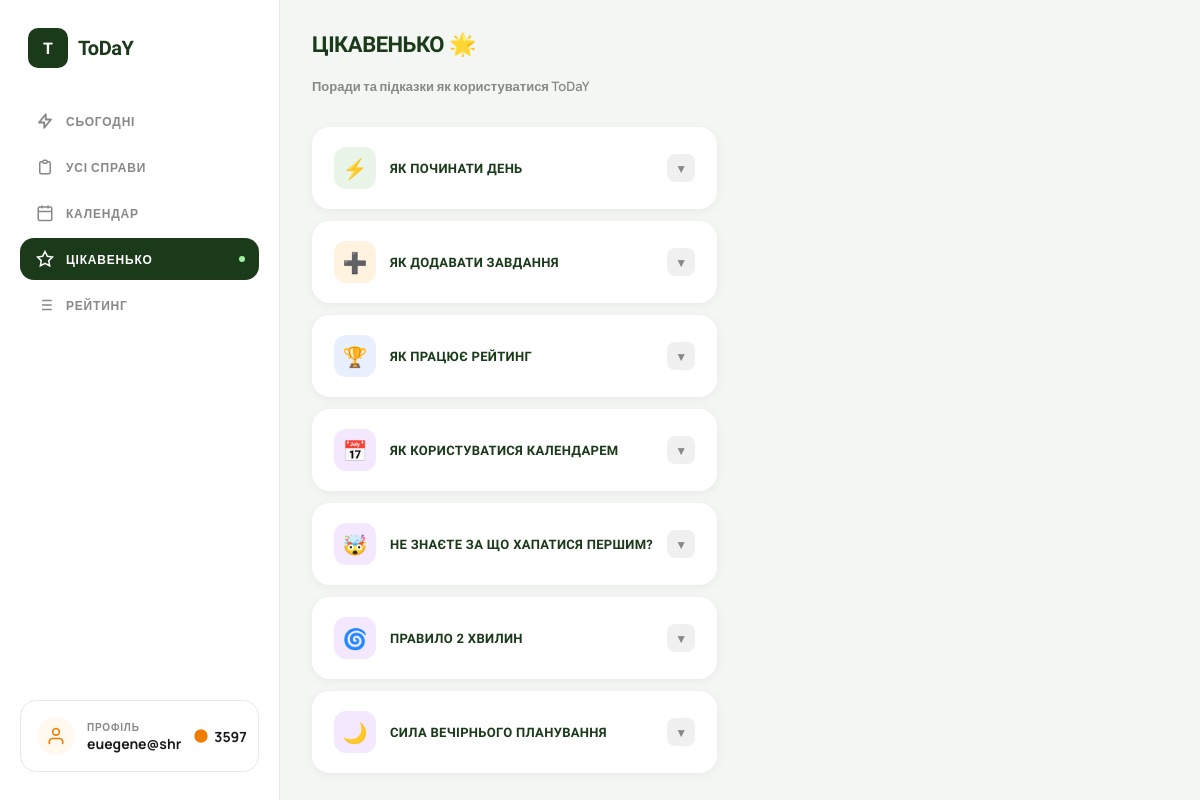
Page /interesting/ (signed in) on the earlier database version.
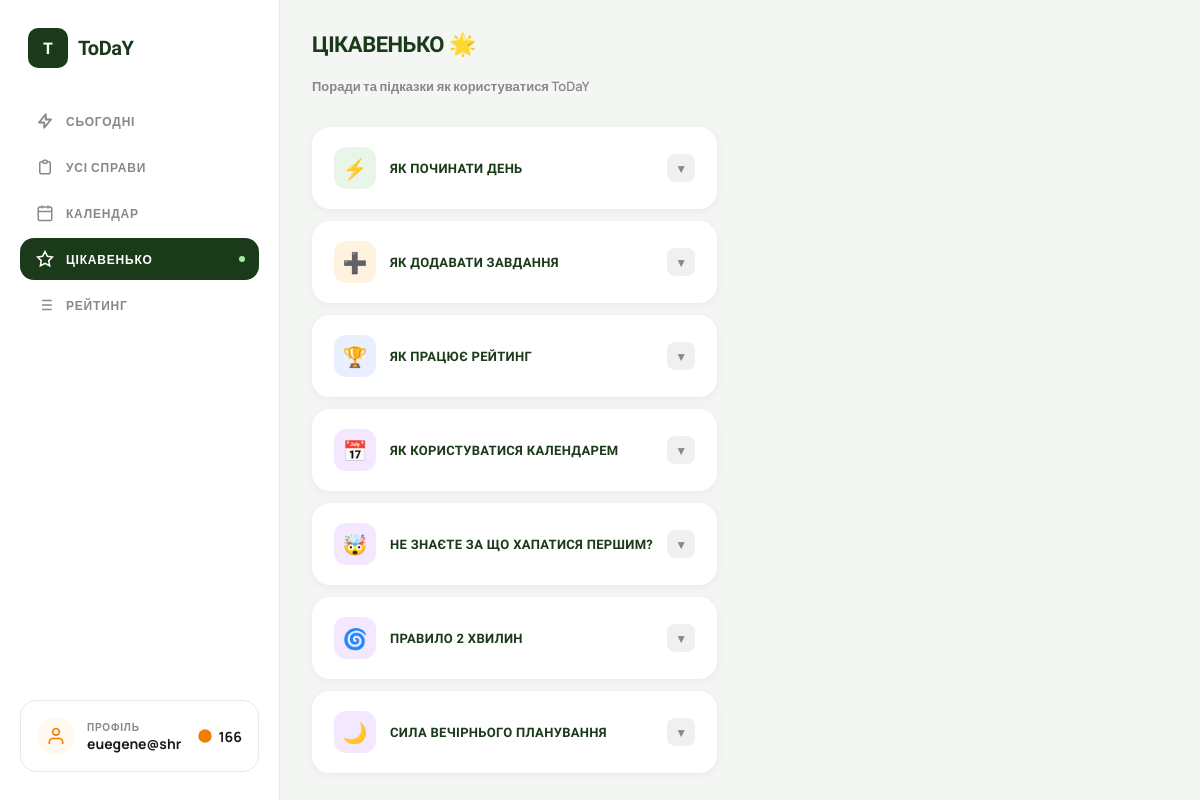
Same page on the later database version.
### users/models.py (models this page shows)
class User(AbstractUser):
    email = models.EmailField(unique=True)
    total_points = models.IntegerField(default=0)
    coins = models.IntegerField(default=100)  # added this for coin sysytem
    USERNAME_FIELD = "email"
    REQUIRED_FIELDS = ['username']

### myapp/views.py (the view)
# urls.py: path('interesting/', interesting, name='interesting'),
def interesting(request):
    return render(request, 'myapp/interesting.html')

### myapp/templates/myapp/interesting.html (shortened to what the changed rows need)
{% load static %}
<!DOCTYPE html>
<html lang="uk">
<head>
<link rel="stylesheet" href="{% static 'myapp/css/menu.css' %}">
</head>
<body>
<aside class="sidebar">
  <a href="{% url 'myapp:profile' %}" class="profile-card" style="text-decoration: none; color: inherit; display: flex;">
    <div class="profile-avatar">
      <svg width="20" height="20" fill="none" viewBox="0 0 24 24" stroke="currentColor" stroke-width="2">
        <path stroke-linecap="round" stroke-linejoin="round" d="M20 21v-2a4 4 0 00-4-4H8a4 4 0 00-4 4v2"/>
        <circle cx="12" cy="7" r="4"/>
      </svg>
    </div>
    <div class="profile-info">
      <div class="profile-label">Профіль</div>
      <div class="profile-name">{{ request.user.username }}</div>
    </div>
    <div class="coins">
      <svg width="16" height="16" fill="currentColor" viewBox="0 0 24 24" style="color:var(--orange)">
        <circle cx="12" cy="12" r="10"/>
      </svg>
      {{ request.user.coins|default:0 }}
    </div>
  </a>
</aside>
</body>
</html>

Differences in the rows shown:
changed User "euegene@shr": user.coins "3597" → "166"
